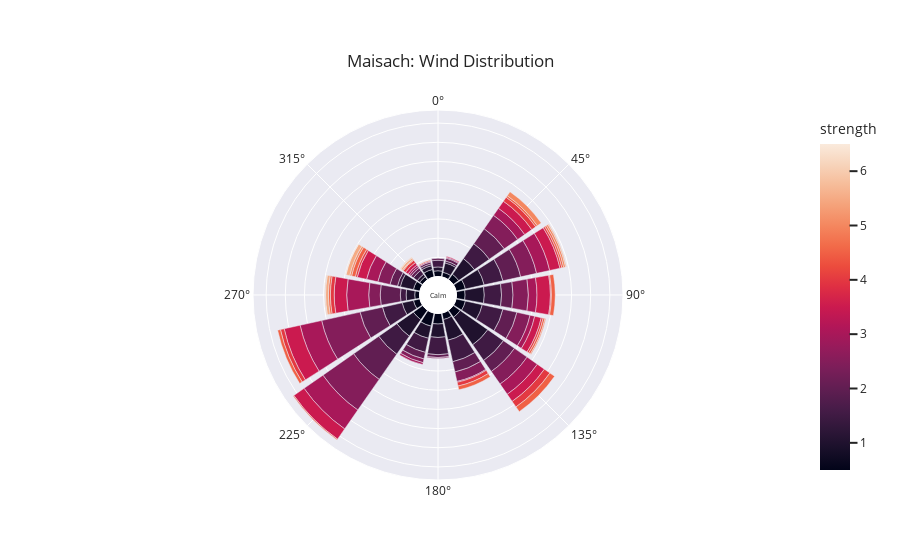
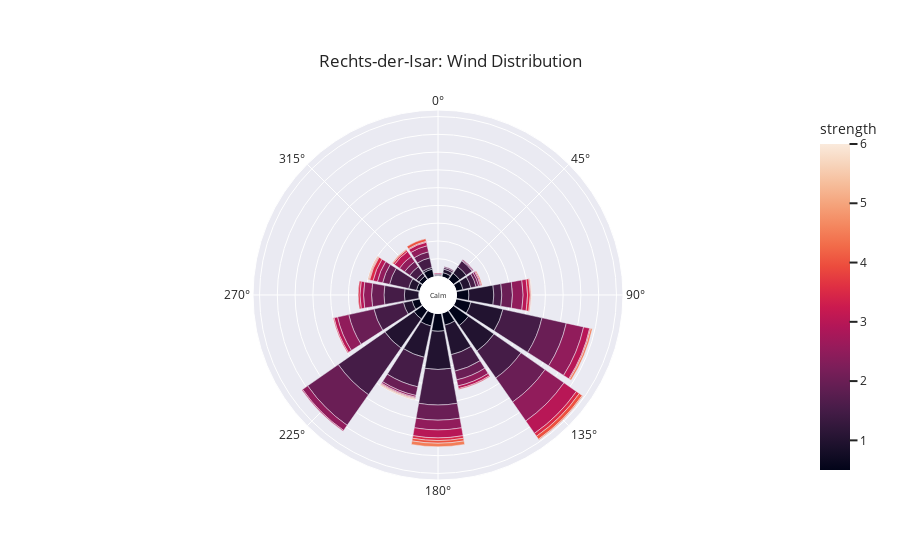

Notebook code for these charts, in order:
### Code cell
# Maisach
plot_wind_rose(df,1, 'Maisach')
# Rechts-der-Isar
plot_wind_rose(df,2, 'Rechts-der-Isar')
# Finsing
plot_wind_rose(df,3, 'Finsing')
# Großhadern
plot_wind_rose(df,4, 'Großhadern')
# Großhadern
plot_wind_rose(df,5, 'Pasing')
# plot wind at 3m pole inlet
plot_wind_rose(df,6, 'TUM')
# Feldkirchen
plot_wind_rose(df,7, 'Feldkirchen')
# Taufkirchen
plot_wind_rose(df,8, 'Taufkirchen')

### Figure 1 — Plotly figure (JSON) as saved in the notebook; plotly's stock layout.template omitted (floating-point values rounded to 4 significant figures; data arrays with more than 128 entries replaced by an {"elided": "..."} marker saying what was removed)
{"data": [{"hovertemplate": "count=%{r}<br>cardinal_direction=%{theta}<br>strength=%{marker.color}<extra></extra>", "legendgroup": "", "marker": {"color": {"elided": "135 float values"}, "coloraxis": "coloraxis", "pattern": {"shape": ""}}, "name": "", "r": {"elided": "135 int values"}, "showlegend": false, "subplot": "polar", "theta": {"elided": "135 float values"}, "type": "barpolar"}], "layout": {"annotations": [{"font": {"size": 7}, "showarrow": false, "text": "Calm", "x": 0.5, "y": 0.5}], "barmode": "relative", "coloraxis": {"colorbar": {"title": {"text": "strength"}}, "colorscale": [[0, "rgb(2,4,25)"], [0.0625, "rgb(24,15,41)"], [0.125, "rgb(47,23,57)"], [0.1875, "rgb(71,28,72)"], [0.25, "rgb(97,30,82)"], [0.3125, "rgb(123,30,89)"], [0.375, "rgb(150,27,91)"], [0.4375, "rgb(177,22,88)"], [0.5, "rgb(203,26,79)"], [0.5625, "rgb(223,47,67)"], [0.625, "rgb(236,76,61)"], [0.6875, "rgb(242,107,73)"], [0.75, "rgb(244,135,95)"], [0.8125, "rgb(245,162,122)"], [0.875, "rgb(246,188,153)"], [0.9375, "rgb(247,212,187)"], [1, "rgb(250,234,220)"]]}, "legend": {"font": {"size": 14}, "orientation": "h", "tracegroupgap": 0, "x": 0.5, "xanchor": "center", "y": -0.1, "yanchor": "middle"}, "margin": {"t": 110}, "polar": {"angularaxis": {"direction": "clockwise", "rotation": 90}, "domain": {"x": [0, 1], "y": [0, 1]}, "hole": 0.1, "radialaxis": {"linewidth": 0, "showticklabels": false, "ticks": ""}}, "title": {"text": "Maisach: Wind Distribution", "xanchor": "center", "yanchor": "top"}}}

### Figure 2 — Plotly figure (JSON) as saved in the notebook; plotly's stock layout.template omitted (floating-point values rounded to 4 significant figures)
{"data": [{"hovertemplate": "count=%{r}<br>cardinal_direction=%{theta}<br>strength=%{marker.color}<extra></extra>", "legendgroup": "", "marker": {"color": [0.5, 0.5, 0.5, 0.5, 0.5, 0.5, 0.5, 0.5, 0.5, 0.5, 0.5, 0.5, 0.5, 0.5, 0.5, 0.5, 1, 1, 1, 1, 1, 1, 1, 1, 1, 1, 1, 1, 1, 1, 1, 1, 1.5, 1.5, 1.5, 1.5, 1.5, 1.5, 1.5, 1.5, 1.5, 1.5, 1.5, 1.5, 1.5, 1.5, 1.5, 1.5, 2, 2, 2, 2, 2, 2, 2, 2, 2, 2, 2, 2, 2, 2, 2, 2.5, 2.5, 2.5, 2.5, 2.5, 2.5, 2.5, 2.5, 2.5, 2.5, 2.5, 2.5, 2.5, 2.5, 3, 3, 3, 3, 3, 3, 3, 3, 3, 3, 3, 3, 3, 3, 3.5, 3.5, 3.5, 3.5, 3.5, 3.5, 3.5, 3.5, 3.5, 3.5, 4, 4, 4, 4, 4, 4, 4.5, 4.5, 4.5, 4.5, 4.5, 5, 5.5, 6], "coloraxis": "coloraxis", "pattern": {"shape": ""}}, "name": "", "r": [5, 4, 9, 14, 15, 9, 8, 14, 20, 12, 1, 17, 9, 21, 1, 5, 9, 36, 2, 34, 35, 4, 10, 40, 37, 4, 16, 1, 43, 9, 28, 9, 8, 23, 34, 6, 22, 45, 1, 64, 2, 9, 40, 34, 11, 19, 37, 9, 28, 1, 7, 1, 10, 3, 10, 8, 14, 17, 12, 33, 42, 7, 29, 12, 2, 7, 20, 7, 26, 1, 7, 9, 6, 2, 13, 11, 7, 17, 4, 9, 5, 1, 7, 3, 1, 1, 5, 7, 1, 4, 4, 2, 2, 3, 3, 1, 1, 4, 1, 4, 1, 4, 3, 1, 3, 1, 1, 1, 1, 2, 1, 4, 1, 1, 1], "showlegend": false, "subplot": "polar", "theta": [315, 292.5, 247.5, 157.5, 202.5, 337.5, 67.5, 90, 180, 225, 270, 112.5, 45, 135, 0, 22.5, 292.5, 202.5, 337.5, 157.5, 135, 22.5, 247.5, 225, 112.5, 315, 270, 0, 180, 45, 90, 67.5, 45, 270, 202.5, 67.5, 292.5, 112.5, 0, 225, 22.5, 90, 180, 247.5, 337.5, 157.5, 135, 315, 112.5, 45, 315, 22.5, 202.5, 67.5, 157.5, 292.5, 270, 180, 90, 135, 225, 337.5, 247.5, 90, 202.5, 157.5, 112.5, 315, 135, 45, 337.5, 270, 292.5, 67.5, 247.5, 180, 225, 135, 247.5, 180, 292.5, 67.5, 112.5, 157.5, 0, 202.5, 90, 315, 225, 270, 337.5, 270, 315, 90, 180, 112.5, 247.5, 292.5, 157.5, 135, 337.5, 135, 180, 90, 337.5, 292.5, 67.5, 202.5, 135, 112.5, 315, 180, 292.5, 202.5, 90], "type": "barpolar"}], "layout": {"annotations": [{"font": {"size": 7}, "showarrow": false, "text": "Calm", "x": 0.5, "y": 0.5}], "barmode": "relative", "coloraxis": {"colorbar": {"title": {"text": "strength"}}, "colorscale": [[0, "rgb(2,4,25)"], [0.0625, "rgb(24,15,41)"], [0.125, "rgb(47,23,57)"], [0.1875, "rgb(71,28,72)"], [0.25, "rgb(97,30,82)"], [0.3125, "rgb(123,30,89)"], [0.375, "rgb(150,27,91)"], [0.4375, "rgb(177,22,88)"], [0.5, "rgb(203,26,79)"], [0.5625, "rgb(223,47,67)"], [0.625, "rgb(236,76,61)"], [0.6875, "rgb(242,107,73)"], [0.75, "rgb(244,135,95)"], [0.8125, "rgb(245,162,122)"], [0.875, "rgb(246,188,153)"], [0.9375, "rgb(247,212,187)"], [1, "rgb(250,234,220)"]]}, "legend": {"font": {"size": 14}, "orientation": "h", "tracegroupgap": 0, "x": 0.5, "xanchor": "center", "y": -0.1, "yanchor": "middle"}, "margin": {"t": 110}, "polar": {"angularaxis": {"direction": "clockwise", "rotation": 90}, "domain": {"x": [0, 1], "y": [0, 1]}, "hole": 0.1, "radialaxis": {"linewidth": 0, "showticklabels": false, "ticks": ""}}, "title": {"text": "Rechts-der-Isar: Wind Distribution", "xanchor": "center", "yanchor": "top"}}}
